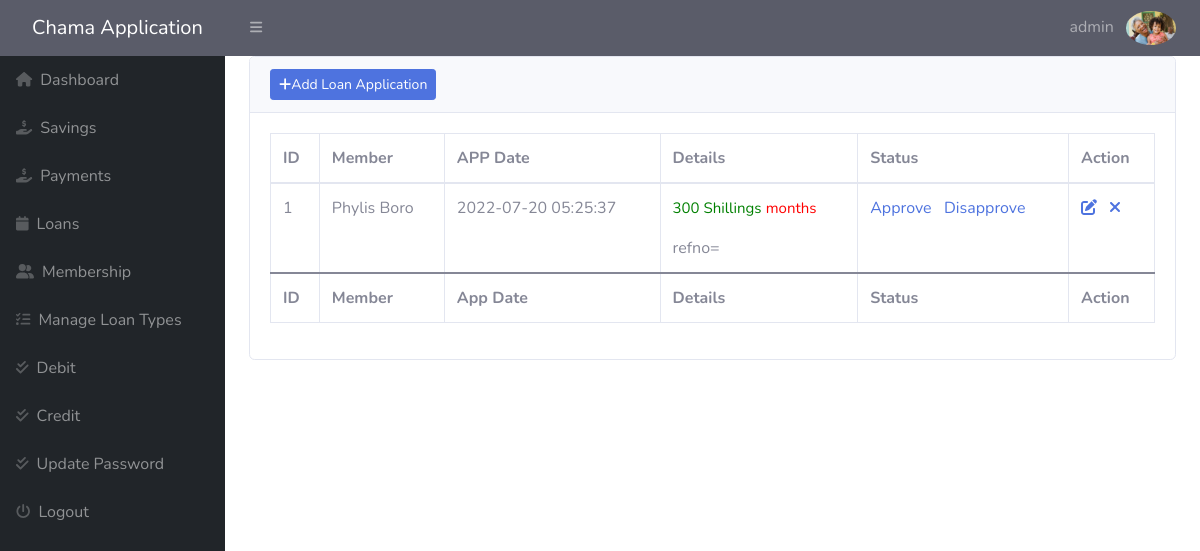
The app's page /admin/manage-loans.php (signed in) with its own data.
### tables this page shows
CREATE TABLE `loans` (
  `id` int(11) NOT NULL,
  `refno` varchar(50) NOT NULL,
  `userid` int(11) NOT NULL,
  `amount` float NOT NULL DEFAULT 0,
  `type` varchar(40) NOT NULL,
  `due_date` date DEFAULT NULL,
  `status` int(11) NOT NULL,
  `created_date` datetime NOT NULL DEFAULT current_timestamp()
);

CREATE TABLE `users` (
  `id` bigint(255) NOT NULL,
  `fname` varchar(15) NOT NULL,
  `lname` varchar(15) NOT NULL,
  `email` varchar(255) NOT NULL,
  `username` varchar(50) NOT NULL,
  `dob` varchar(15) NOT NULL,
  `address` varchar(50) NOT NULL,
  `kin` varchar(40) NOT NULL,
  `password` varchar(255) NOT NULL,
  `contact` varchar(11) NOT NULL,
  `status` int(2) DEFAULT NULL,
  `creationdate` timestamp NOT NULL DEFAULT current_timestamp(),
  `updationdate` timestamp NULL DEFAULT NULL ON UPDATE current_timestamp(),
  `profilepic` varchar(50) NOT NULL,
  `town` varchar(20) NOT NULL
);

### admin/manage-loans.php (the view, shortened to what this page needs)
<?php
include('includes/config.php');
if (strlen($_SESSION['alogin']) == 0) {
    header('location: login.php');
} else {
    ?>
<!DOCTYPE html>
<html lang="en">
    <head>
        <link href="https://cdn.jsdelivr.net/npm/simple-datatables@latest/dist/style.css" rel="stylesheet" />
        <link href="css/styles.css" rel="stylesheet" />
    <link href="vendor/fontawesome-free/css/all.min.css" rel="stylesheet" type="text/css">
    <link href="css/sb-admin-2.min.css" rel="stylesheet">
    <link href="vendor/datatables/dataTables.bootstrap4.min.css" rel="stylesheet">
    </head>
</head>
<body class="sb-nav-fixed">
    <div id="layoutSidenav">
    <?php include('includes/header.php');?>
<?php include('includes/sidebar.php');?>
<div id="layoutSidenav_content" id="content-wrapper">
                <main>
                    <div class="container-fluid px-4">
                                               <div class="card mb-4">
                            <div class="card-header">
                            <a href="add-loan.php" id="create_new" align="right" class="btn btn-sm btn-primary"><span class="fas fa-plus"></span>Add Loan Application</a>
                            </div>
                              <div class="card-body">
                              <table id="dataTable" class="table table-bordered"   width="100%" cellspacing="0">
                                    <thead>
                                        <tr>
                                        <th>ID</th>
                                            <th>Member</th>
                                            <th>APP Date</th>
                                            <th>Details</th>
                                             <th>Status</th>
                                            <th>Action</th>
                                        </tr>
                                    </thead>
                                    <tfoot>
                                        <tr>
                                            <th>ID</th>
                                        <th>Member</th>
                                        <th>App Date</th>
                                            <th>Details</th>
                                            <th>Status</th>
                                            <th>Action</th>
                                        </tr>
                                    </tfoot>
                                    <tbody>
                                    <?php
                                    $sql = "SELECT loans.*, users.fname, users.lname from loans INNER JOIN users on users.id=loans.userid and loans.`status`=1";
                                        $query = $dbh->prepare($sql);
                                        $query->execute();
                                        $results = $query->fetchAll(PDO::FETCH_OBJ);
                                        $cnt = 1;
                                        if ($query->rowCount() > 0) {
                                            foreach ($results as $result) {
                                             ?>
                                        <tr>
                                        <td><?php echo htmlentities($cnt); ?></td>
                                    <td><?php echo htmlentities($result->fname); ?> <?php echo htmlentities($result->lname); ?></td>
                                    <td><?php echo htmlentities($result->created_date); ?></td>
                                    <td>
                                        <p><span style="color:green; font-size:15px;"><?php echo htmlentities($result->amount); ?> Shillings</span>
                                 <span style="color:red; font-size:15px;">months</span> </p> refno=<?php echo htmlentities($result->refno); ?></td>
    <td><a href="manage-loans.php?uaid=<?php echo $result->id; ?>"
                                                           onclick="return confirm('Do you want to approve this loan?');">Approve</a>&nbsp;&nbsp;
                                                           <a href="manage-loans.php?uid=<?php echo $result->id; ?>"
                                                           onclick="return confirm('Do you want to append this loan?');">Disapprove</a>
                                </td>
                                    <td><a href="edit-loan.php?id=<?php echo $result->id;?>"><i class="fa fa-edit"></i></a>&nbsp;&nbsp;
<a href="manage-loans.php?del=<?php echo $result->id;?>" class="delete" title="Delete" data-toggle="tooltip" onclick="return confirm('Do you want to delete?');"><i class="fa fa-close"></i></a></td>
                                        </tr>
                                        <?php $cnt = $cnt + 1;
                                            }
                                        } ?>
                                    </tbody>
                                </table>
                            </div>
                        </div>
                    </div>
                </main>
            </div>
        </div>
    </body>
</html>
<?php } ?>

### admin/includes/header.php (shortened to what this page needs)
        <nav class="sb-topnav navbar navbar-expand navbar-dark bg-dark">
            <a class="navbar-brand ps-3" href="#">Chama Application </a>
            <button class="btn btn-link btn-sm order-1 order-lg-0 me-4 me-lg-0" id="sidebarToggle" href="#!"><i class="fas fa-bars"></i></button>
    <ul class="navbar-nav ml-auto">
<li class="nav-item dropdown no-arrow">
    <a class="nav-link dropdown-toggle" href="#" id="userDropdown" role="button"
       data-toggle="dropdown" aria-haspopup="true" aria-expanded="false">
        <span class="mr-2 d-none d-lg-inline text-red-600 large">
        <?php
                    $email = $_SESSION['alogin'];
                    $sql2 = "SELECT * FROM `admin` WHERE `email`=:email;";
                    $query = $dbh->prepare($sql2);
                    $query->bindParam(':email', $email, PDO::PARAM_STR);
                    $query->execute();
                    $results = $query->fetchAll(PDO::FETCH_OBJ);
                    if ($query->rowCount() > 0) {
                        foreach ($results as $result) {
                            echo $result->username;
                        }
                    ?></span>
                 <img   src="photo/<?php echo ($result->profilepic);}?>" class="img-profile rounded-circle" style="width:50px" alt="Cinque Terre">
        </a>
</li>
</ul>
        </nav>

### records on screen
loans: userid.fname "Phylis", userid.lname "Boro", created_date "2022-07-20 05:25:37", amount "300"

### other values on screen
$result->username "admin"
